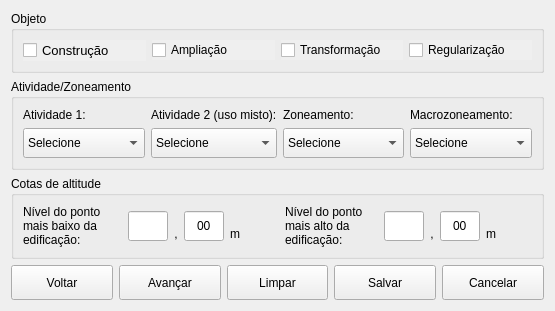
       <widget class="QWidget" name="tabProjeto">
        <attribute name="title">
         <string>Projeto</string>
        </attribute>
        <layout class="QVBoxLayout" name="tabProjetoLayout">
         <item>
          <layout class="QVBoxLayout" name="verticalLayoutProjeto">
           <item>
            <widget class="QGroupBox" name="groupBoxObjeto">
             <property name="sizePolicy">
              <sizepolicy hsizetype="Preferred" vsizetype="Maximum">
               <horstretch>0</horstretch>
               <verstretch>0</verstretch>
              </sizepolicy>
             </property>
             <property name="maximumSize">
              <size>
               <width>16777215</width>
               <height>95</height>
              </size>
             </property>
             <property name="title">
              <string>Objeto</string>
             </property>
             <layout class="QGridLayout" name="groupBoxObjetoLayout">
              <item row="0" column="0">
               <layout class="QGridLayout" name="gridLayoutObjeto">
                <item row="0" column="0">
                 <widget class="QCheckBox" name="checkBoxConstrucao">
                  <property name="font">
                   <font>
                    <family>Arial</family>
                    <pointsize>10</pointsize>
                    <underline>false</underline>
                   </font>
                  </property>
                  <property name="autoFillBackground">
                   <bool>true</bool>
                  </property>
                  <property name="text">
                   <string>Construção</string>
                  </property>
                  <property name="tristate">
                   <bool>false</bool>
                  </property>
                 </widget>
                </item>
                <item row="0" column="3">
                 <widget class="QCheckBox" name="checkBoxRegularizacao">
                  <property name="autoFillBackground">
                   <bool>true</bool>
                  </property>
                  <property name="text">
                   <string>Regularização</string>
                  </property>
                 </widget>
                </item>
                <item row="0" column="2">
                 <widget class="QCheckBox" name="checkBoxTransformacao">
                  <property name="autoFillBackground">
                   <bool>true</bool>
                  </property>
                  <property name="text">
                   <string>Transformação</string>
                  </property>
                 </widget>
                </item>
                <item row="0" column="1">
                 <widget class="QCheckBox" name="checkBoxAmpliacao">
                  <property name="autoFillBackground">
                   <bool>true</bool>
                  </property>
                  <property name="text">
                   <string>Ampliação</string>
                  </property>
                 </widget>
                </item>
               </layout>
              </item>
             </layout>
            </widget>
           </item>
           <item>
            <widget class="QGroupBox" name="groupBoxAtividadeZoneamento">
             <property name="sizePolicy">
              <sizepolicy hsizetype="Preferred" vsizetype="Maximum">
               <horstretch>0</horstretch>
               <verstretch>0</verstretch>
              </sizepolicy>
             </property>
             <property name="maximumSize">
              <size>
               <width>16777215</width>
               <height>100</height>
              </size>
             </property>
             <property name="title">
              <string>Atividade/Zoneamento</string>
             </property>
             <layout class="QGridLayout" name="AtividadeZoneamentoLayout">
              <item row="0" column="0">
               <layout class="QGridLayout" name="gridLayoutAtividadeZoneamento">
                <item row="0" column="3">
                 <layout class="QVBoxLayout" name="verticalLayoutMacrozoneamento">
                  <item>
                   <widget class="QLabel" name="labelMacrozoneamento">
                    <property name="sizePolicy">
                     <sizepolicy hsizetype="Preferred" vsizetype="Fixed">
                      <horstretch>0</horstretch>
                      <verstretch>0</verstretch>
                     </sizepolicy>
                    </property>
                    <property name="text">
                     <string>Macrozoneamento:</string>
                    </property>
                   </widget>
                  </item>
                  <item>
                   <widget class="QComboBox" name="comboBoxMacrozoneamento">
                    <property name="sizePolicy">
                     <sizepolicy hsizetype="Expanding" vsizetype="Minimum">
                      <horstretch>0</horstretch>
                      <verstretch>0</verstretch>
                     </sizepolicy>
                    </property>
                    <property name="minimumSize">
                     <size>
                      <width>0</width>
                      <height>30</height>
                     </size>
                    </property>
                    <item>
                     <property name="text">
                      <string>Selecione</string>
                     </property>
                    </item>
                    <item>
                     <property name="text">
                      <string>MC</string>
                     </property>
                    </item>
                    <item>
                     <property name="text">
                      <string>ME</string>
                     </property>
                    </item>
                    <item>
                     <property name="text">
                      <string>MOC</string>
                     </property>
                    </item>
                    <item>
                     <property name="text">
                      <string>SFX</string>
                     </property>
                    </item>
                   </widget>
                  </item>
                 </layout>
                </item>
                <item row="0" column="2">
                 <layout class="QVBoxLayout" name="verticalLayoutZoneamento">
                  <item>
                   <widget class="QLabel" name="labelZoneamento">
                    <property name="sizePolicy">
                     <sizepolicy hsizetype="Preferred" vsizetype="Fixed">
                      <horstretch>0</horstretch>
                      <verstretch>0</verstretch>
                     </sizepolicy>
                    </property>
                    <property name="text">
                     <string>Zoneamento:</string>
                    </property>
                   </widget>
                  </item>
                  <item>
                   <widget class="QComboBox" name="comboBoxZoneamento">
                    <property name="sizePolicy">
                     <sizepolicy hsizetype="Expanding" vsizetype="Minimum">
                      <horstretch>0</horstretch>
                      <verstretch>0</verstretch>
                     </sizepolicy>
                    </property>
                    <property name="minimumSize">
                     <size>
                      <width>0</width>
                      <height>30</height>
                     </size>
                    </property>
                    <item>
                     <property name="text">
                      <string>Selecione</string>
                     </property>
                    </item>
                    <item>
                     <property name="text">
                      <string>CMETRO-ED</string>
                     </property>
                    </item>
                    <item>
                     <property name="text">
                      <string>CMETRO-CT</string>
                     </property>
                    </item>
                    <item>
                     <property name="text">
                      <string>CM</string>
                     </property>
                    </item>
                    <item>
                     <property name="text">
                      <string>CL</string>
                     </property>
                    </item>
                    <item>
                     <property name="text">
                      <string>ZM1</string>
                     </property>
                    </item>
                    <item>
                     <property name="text">
                      <string>ZM2</string>
                     </property>
                    </item>
                    <item>
                     <property name="text">
                      <string>ZM3</string>
                     </property>
                    </item>
                    <item>
                     <property name="text">
                      <string>ZM4</string>
                     </property>
                    </item>
                    <item>
                     <property name="text">
                      <string>ZM5</string>
                     </property>
                    </item>
                    <item>
                     <property name="text">
                      <string>ZR</string>
                     </property>
                    </item>
                    <item>
                     <property name="text">
                      <string>ZPA1</string>
                     </property>
                    </item>
                    <item>
                     <property name="text">
                      <string>ZPA2</string>
                     </property>
                    </item>
                    <item>
                     <property name="text">
                      <string>ZPE1</string>
                     </property>
                    </item>
                    <item>
                     <property name="text">
                      <string>ZPE2</string>
                     </property>
                    </item>
                    <item>
                     <property name="text">
                      <string>ZUD</string>
                     </property>
                    </item>
                    <item>
                     <property name="text">
                      <string>ZUPI1</string>
                     </property>
                    </item>
                    <item>
                     <property name="text">
                      <string>ZUPI2</string>
                     </property>
                    </item>
                    <item>
                     <property name="text">
                      <string>CR1</string>
                     </property>
                    </item>
                    <item>
                     <property name="text">
                      <string>CR2</string>
                     </property>
                    </item>
                    <item>
                     <property name="text">
                      <string>CR3</string>
                     </property>
                    </item>
                    <item>
                     <property name="text">
                      <string>CR4</string>
                     </property>
                    </item>
                    <item>
                     <property name="text">
                      <string>CR5</string>
                     </property>
                    </item>
                   </widget>
                  </item>
                 </layout>
                </item>
                <item row="0" column="1">
                 <layout class="QVBoxLayout" name="verticalLayoutAtividadeMista">
                  <item>
                   <widget class="QLabel" name="labelAtividadeMista">
                    <property name="sizePolicy">
                     <sizepolicy hsizetype="Preferred" vsizetype="Fixed">
                      <horstretch>0</horstretch>
                      <verstretch>0</verstretch>
                     </sizepolicy>
                    </property>
                    <property name="text">
                     <string>Atividade 2 (uso misto):</string>
                    </property>
                   </widget>
                  </item>
                  <item>
                   <widget class="QComboBox" name="comboBoxAtividadeMista">
                    <property name="sizePolicy">
                     <sizepolicy hsizetype="Expanding" vsizetype="Minimum">
                      <horstretch>0</horstretch>
                      <verstretch>0</verstretch>
                     </sizepolicy>
                    </property>
                    <property name="minimumSize">
                     <size>
                      <width>0</width>
                      <height>30</height>
                     </size>
                    </property>
                    <item>
                     <property name="text">
                      <string>Selecione</string>
                     </property>
                    </item>
                    <item>
                     <property name="text">
                      <string>R</string>
                     </property>
                    </item>
                    <item>
                     <property name="text">
                      <string>CS</string>
                     </property>
                    </item>
                    <item>
                     <property name="text">
                      <string>I1-A</string>
                     </property>
                    </item>
                    <item>
                     <property name="text">
                      <string>CS1-A (NPGT)</string>
                     </property>
                    </item>
                    <item>
                     <property name="text">
                      <string>RHS</string>
                     </property>
                    </item>
                    <item>
                     <property name="text">
                      <string>Outro</string>
                     </property>
                    </item>
                   </widget>
                  </item>
                 </layout>
                </item>
                <item row="0" column="0">
                 <layout class="QVBoxLayout" name="verticalLayoutAtividade">
                  <item>
                   <widget class="QLabel" name="labelAtividade">
                    <property name="sizePolicy">
                     <sizepolicy hsizetype="Preferred" vsizetype="Fixed">
                      <horstretch>0</horstretch>
                      <verstretch>0</verstretch>
                     </sizepolicy>
                    </property>
                    <property name="text">
                     <string>Atividade 1:</string>
                    </property>
                   </widget>
                  </item>
                  <item>
                   <widget class="QComboBox" name="comboBoxAtividade">
                    <property name="sizePolicy">
                     <sizepolicy hsizetype="Expanding" vsizetype="Minimum">
                      <horstretch>0</horstretch>
                      <verstretch>0</verstretch>
                     </sizepolicy>
                    </property>
                    <property name="minimumSize">
                     <size>
                      <width>0</width>
                      <height>30</height>
                     </size>
                    </property>
                    <item>
                     <property name="text">
                      <string>Selecione</string>
                     </property>
                    </item>
                    <item>
                     <property name="text">
                      <string>R</string>
                     </property>
                    </item>
                    <item>
                     <property name="text">
                      <string>CS</string>
                     </property>
                    </item>
                    <item>
                     <property name="text">
                      <string>I1-A</string>
                     </property>
                    </item>
                    <item>
                     <property name="text">
                      <string>CS1-A (NPGT)</string>
                     </property>
                    </item>
                    <item>
                     <property name="text">
                      <string>RHS</string>
                     </property>
                    </item>
                    <item>
                     <property name="text">
                      <string>Outro</string>
                     </property>
                    </item>
                   </widget>
                  </item>
                 </layout>
                </item>
               </layout>
              </item>
             </layout>
            </widget>
           </item>
           <item>
            <widget class="QGroupBox" name="groupBoxCotasAltitude">
             <property name="sizePolicy">
              <sizepolicy hsizetype="Preferred" vsizetype="Maximum">
               <horstretch>0</horstretch>
               <verstretch>0</verstretch>
              </sizepolicy>
             </property>
             <property name="maximumSize">
              <size>
               <width>16777215</width>
               <height>100</height>
              </size>
             </property>
             <property name="title">
              <string>Cotas de altitude</string>
             </property>
             <layout class="QGridLayout" name="groupBoxCotasAltitudeLayout">
              <item row="0" column="0">
               <layout class="QGridLayout" name="gridLayoutCotasAltitude">
                <item row="0" column="0">
                 <layout class="QHBoxLayout" name="horizontalLayoutCotasMaisAlta" stretch="2,1,0,1,1">
                  <item>
                   <widget class="QLabel" name="labelCotaMaisBaixa">
                    <property name="text">
                     <string>Nível do ponto mais baixo da edificação:</string>
                    </property>
                    <property name="wordWrap">
                     <bool>true</bool>
                    </property>
                   </widget>
                  </item>
                  <item>
                   <widget class="QLineEdit" name="lineEditCotaMaisBaixa">
                    <property name="sizePolicy">
                     <sizepolicy hsizetype="Minimum" vsizetype="Fixed">
                      <horstretch>0</horstretch>
                      <verstretch>0</verstretch>
                     </sizepolicy>
                    </property>
                    <property name="minimumSize">
                     <size>
                      <width>0</width>
                      <height>30</height>
                     </size>
                    </property>
                    <property name="maximumSize">
                     <size>
                      <width>40</width>
                      <height>16777215</height>
                     </size>
                    </property>
                    <property name="alignment">
                     <set>Qt::AlignCenter</set>
                    </property>
                   </widget>
                  </item>
                  <item>
                   <widget class="QLabel" name="labelCotaMaisBaixaSeparador">
                    <property name="sizePolicy">
                     <sizepolicy hsizetype="Preferred" vsizetype="Fixed">
                      <horstretch>0</horstretch>
                      <verstretch>0</verstretch>
                     </sizepolicy>
                    </property>
                    <property name="minimumSize">
                     <size>
                      <width>0</width>
                      <height>30</height>
                     </size>
                    </property>
                    <property name="text">
                     <string>,</string>
                    </property>
                    <property name="alignment">
                     <set>Qt::AlignBottom|Qt::AlignHCenter</set>
                    </property>
                   </widget>
                  </item>
                  <item>
                   <widget class="QLineEdit" name="lineEditCotaMaisBaixaDecimais">
                    <property name="minimumSize">
                     <size>
                      <width>0</width>
                      <height>30</height>
                     </size>
                    </property>
                    <property name="maximumSize">
                     <size>
                      <width>40</width>
                      <height>16777215</height>
                     </size>
                    </property>
                    <property name="text">
                     <string>00</string>
                    </property>
                    <property name="alignment">
                     <set>Qt::AlignCenter</set>
                    </property>
                   </widget>
                  </item>
                  <item>
                   <widget class="QLabel" name="labelCotaMaisBaixaUnidade">
                    <property name="sizePolicy">
                     <sizepolicy hsizetype="Preferred" vsizetype="Fixed">
                      <horstretch>0</horstretch>
                      <verstretch>0</verstretch>
                     </sizepolicy>
                    </property>
                    <property name="minimumSize">
                     <size>
                      <width>0</width>
                      <height>30</height>
                     </size>
                    </property>
                    <property name="text">
                     <string>m</string>
                    </property>
                    <property name="alignment">
                     <set>Qt::AlignBottom|Qt::AlignLeading|Qt::AlignLeft</set>
                    </property>
                   </widget>
                  </item>
                 </layout>
                </item>
                <item row="0" column="1">
                 <layout class="QHBoxLayout" name="horizontalLayoutCotaMaisBaixa" stretch="2,1,0,1,1">
                  <item>
                   <widget class="QLabel" name="labelCotaMaisAlta">
                    <property name="autoFillBackground">
                     <bool>false</bool>
                    </property>
                    <property name="text">
                     <string>Nível do ponto mais alto da edificação:</string>
                    </property>
                    <property name="wordWrap">
                     <bool>true</bool>
                    </property>
                   </widget>
                  </item>
                  <item>
                   <widget class="QLineEdit" name="lineEditCotaMaisAlta">
                    <property name="minimumSize">
                     <size>
                      <width>0</width>
                      <height>30</height>
                     </size>
                    </property>
                    <property name="maximumSize">
                     <size>
                      <width>40</width>
                      <height>16777215</height>
                     </size>
                    </property>
                    <property name="alignment">
                     <set>Qt::AlignCenter</set>
                    </property>
                   </widget>
                  </item>
                  <item>
                   <widget class="QLabel" name="labelCotaMaisAltaSeparador">
                    <property name="sizePolicy">
                     <sizepolicy hsizetype="Preferred" vsizetype="Fixed">
                      <horstretch>0</horstretch>
                      <verstretch>0</verstretch>
                     </sizepolicy>
                    </property>
                    <property name="minimumSize">
                     <size>
                      <width>0</width>
                      <height>30</height>
                     </size>
                    </property>
                    <property name="text">
                     <string>,</string>
                    </property>
                    <property name="alignment">
                     <set>Qt::AlignBottom|Qt::AlignHCenter</set>
                    </property>
                   </widget>
                  </item>
                  <item>
                   <widget class="QLineEdit" name="lineEditCotaMaisAltaDecimais">
                    <property name="minimumSize">
                     <size>
                      <width>0</width>
                      <height>30</height>
                     </size>
                    </property>
                    <property name="maximumSize">
                     <size>
                      <width>40</width>
                      <height>16777215</height>
                     </size>
                    </property>
                    <property name="text">
                     <string>00</string>
                    </property>
                    <property name="alignment">
                     <set>Qt::AlignCenter</set>
                    </property>
                   </widget>
                  </item>
                  <item>
                   <widget class="QLabel" name="labelCotaMaisAltaUnidade">
                    <property name="sizePolicy">
                     <sizepolicy hsizetype="Preferred" vsizetype="Fixed">
                      <horstretch>0</horstretch>
                      <verstretch>0</verstretch>
                     </sizepolicy>
                    </property>
                    <property name="minimumSize">
                     <size>
                      <width>0</width>
                      <height>30</height>
                     </size>
                    </property>
                    <property name="text">
                     <string>m</string>
                    </property>
                    <property name="alignment">
                     <set>Qt::AlignBottom|Qt::AlignLeading|Qt::AlignLeft</set>
                    </property>
                   </widget>
                  </item>
                 </layout>
                </item>
               </layout>
              </item>
             </layout>
            </widget>
           </item>
           <item>
            <layout class="QHBoxLayout" name="horizontalLayoutProjetoBotoes">
             <item>
              <widget class="QPushButton" name="pushButtonVoltarProjeto">
               <property name="sizePolicy">
                <sizepolicy hsizetype="Minimum" vsizetype="Minimum">
                 <horstretch>0</horstretch>
                 <verstretch>0</verstretch>
                </sizepolicy>
               </property>
               <property name="minimumSize">
                <size>
                 <width>0</width>
                 <height>35</height>
                </size>
               </property>
               <property name="maximumSize">
                <size>
                 <width>16777215</width>
                 <height>50</height>
                </size>
               </property>
               <property name="text">
                <string>Voltar</string>
               </property>
               <property name="icon">
                <iconset resource="resources.qrc">
                 <normaloff>:/img/icone_voltar.png</normaloff>:/img/icone_voltar.png</iconset>
               </property>
              </widget>
             </item>
             <item>
              <widget class="QPushButton" name="pushButtonAvancarProjeto">
               <property name="sizePolicy">
                <sizepolicy hsizetype="Minimum" vsizetype="Minimum">
                 <horstretch>0</horstretch>
                 <verstretch>0</verstretch>
                </sizepolicy>
               </property>
               <property name="minimumSize">
                <size>
                 <width>0</width>
                 <height>35</height>
                </size>
               </property>
               <property name="maximumSize">
                <size>
                 <width>16777215</width>
                 <height>50</height>
                </size>
               </property>
               <property name="text">
                <string>Avançar</string>
               </property>
               <property name="icon">
                <iconset resource="resources.qrc">
                 <normaloff>:/img/icone_avancar.png</normaloff>:/img/icone_avancar.png</iconset>
               </property>
              </widget>
             </item>
             <item>
              <widget class="QPushButton" name="pushButtonLimparProjeto">
               <property name="sizePolicy">
                <sizepolicy hsizetype="Minimum" vsizetype="Minimum">
                 <horstretch>0</horstretch>
                 <verstretch>0</verstretch>
                </sizepolicy>
               </property>
               <property name="minimumSize">
                <size>
                 <width>0</width>
                 <height>35</height>
                </size>
               </property>
               <property name="maximumSize">
                <size>
                 <width>16777215</width>
                 <height>50</height>
                </size>
               </property>
               <property name="text">
                <string>Limpar</string>
               </property>
               <property name="icon">
                <iconset resource="resources.qrc">
                 <normaloff>:/img/limpar.png</normaloff>:/img/limpar.png</iconset>
               </property>
              </widget>
             </item>
             <item>
              <widget class="QPushButton" name="pushButtonSalvarProjeto">
               <property name="sizePolicy">
                <sizepolicy hsizetype="Minimum" vsizetype="Minimum">
                 <horstretch>0</horstretch>
                 <verstretch>0</verstretch>
                </sizepolicy>
               </property>
               <property name="minimumSize">
                <size>
                 <width>0</width>
                 <height>35</height>
                </size>
               </property>
               <property name="maximumSize">
                <size>
                 <width>16777215</width>
                 <height>50</height>
                </size>
               </property>
               <property name="text">
                <string>Salvar</string>
               </property>
               <property name="icon">
                <iconset resource="resources.qrc">
                 <normaloff>:/img/icone_pin.png</normaloff>:/img/icone_pin.png</iconset>
               </property>
              </widget>
             </item>
             <item>
              <widget class="QPushButton" name="pushButtonCancelarProjeto">
               <property name="sizePolicy">
                <sizepolicy hsizetype="Minimum" vsizetype="Minimum">
                 <horstretch>0</horstretch>
                 <verstretch>0</verstretch>
                </sizepolicy>
               </property>
               <property name="minimumSize">
                <size>
                 <width>0</width>
                 <height>35</height>
                </size>
               </property>
               <property name="maximumSize">
                <size>
                 <width>16777215</width>
                 <height>50</height>
                </size>
               </property>
               <property name="text">
                <string>Cancelar</string>
               </property>
               <property name="icon">
                <iconset resource="resources.qrc">
                 <normaloff>:/img/x.png</normaloff>:/img/x.png</iconset>
               </property>
               <property name="checkable">
                <bool>false</bool>
               </property>
               <property name="checked">
                <bool>false</bool>
               </property>
              </widget>
             </item>
            </layout>
           </item>
          </layout>
         </item>
        </layout>
       </widget>
